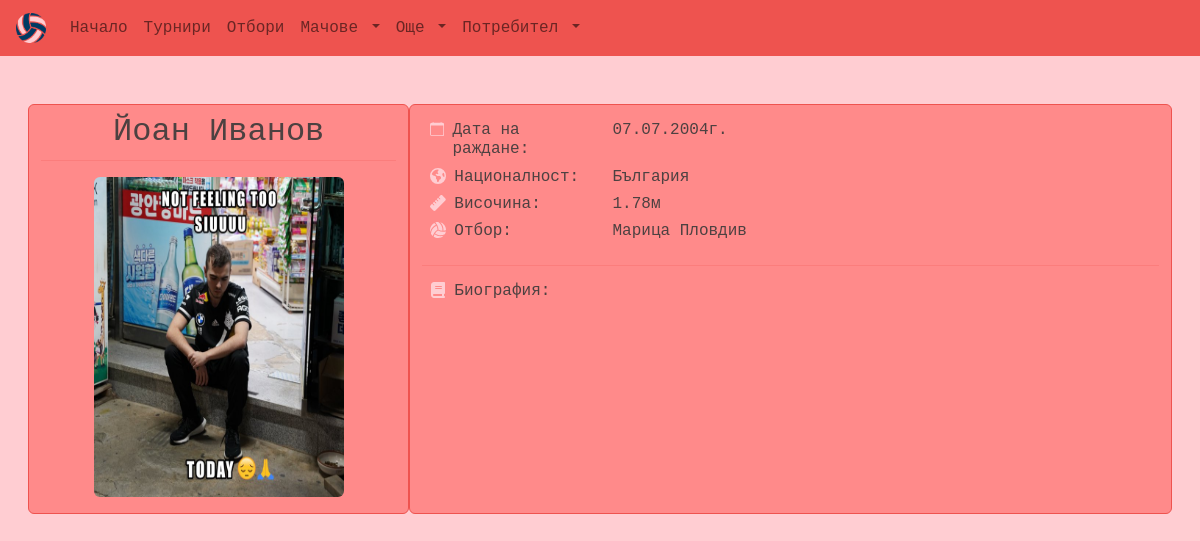
The app's page /players/380b7fab13fd44a9a5bb7c820a894272/ with its own data.
### main/models.py (models this page shows, shortened)
class Player(models.Model):
    POSITIONS = (
        ('L', 'Либеро'),
        ('S', 'Разпределител'),
        ('OH', 'Посрещач'),
        ('OP',  'Диагонал'),
        ('MB', 'Център'),
    )
    id = models.UUIDField(primary_key=True, default=uuid.uuid4, editable=False)
    first_name = models.CharField(max_length=64, null=False, blank=False)
    last_name = models.CharField(max_length=64, null=False, blank=False)
    birth_date = models.DateField(null=True, blank=True)
    nationality = models.CharField(max_length=64, null=False, blank=False)
    height = models.DecimalField(decimal_places=2, max_digits=3, validators=[MinValueValidator(1), MaxValueValidator(3)], null=False, blank = False)
    team = models.ForeignKey(Team, on_delete=models.SET_NULL, null=True, blank=True)
    position = models.CharField(max_length=3, choices=POSITIONS, null=True, blank=True)
    photo = models.ImageField(upload_to="players_pics", null=True, blank=True)
    description = models.TextField(null=True, blank=True)
    class Meta:
        ordering=['team', 'last_name']

class Team(models.Model):
    id = models.UUIDField(primary_key=True, default=uuid.uuid4, editable=False)
    name = models.CharField(max_length=64, null=False, blank=False)
    coach = models.CharField(max_length=64, null=True, blank=True)
    founded_in = models.DateField(null=True, blank=True)
    location = models.CharField(max_length=64, null=False, blank=False)
    picture = models.ImageField(upload_to="teams_pics", null=True, blank=True)
    description = models.TextField(null=True, blank=True)
    class Meta:
        ordering = ['name']

### main/views/views_players.py (the view)
# urls.py: path('players/<str:pk>/', views.player_info, name='player_info'),
def player_info(request, pk):
    player = Player.objects.get(id=pk)
    context = {"player": player}
    return render(request, "main/info_templates/player_info.html", context)

### main/templates/main/info_templates/player_info.html (shortened to what this page needs)
{% extends 'base.html' %}
{% block content %}
<main class="container-fluid">
    <div class="row mt-5 mx-3 mw-100 h-100">
        <div class="col-lg-4 bg-sec text-center border-main rounded">
            <h2 class="pt-2">{{player.first_name}} {{player.last_name}}</h2>
            <hr class="mt-0" style="color: var(--main-color)">
            <img class="mb-3 rounded" width="250px" height="320px" src="{{player.photo.url}}" />
        </div>
        <div class="col-lg-8 bg-sec text-left border-main rounded pt-3">
            <div class="d-flex row">
                <div class="col-lg-3 d-flex">
                    <svg xmlns="http://www.w3.org/2000/svg" width="16" height="16" fill="currentColor" class="mx-2"
                        viewBox="0 0 16 16">
                        <path
                            d="M3.5 0a.5.5 0 0 1 .5.5V1h8V.5a.5.5 0 0 1 1 0V1h1a2 2 0 0 1 2 2v11a2 2 0 0 1-2 2H2a2 2 0 0 1-2-2V3a2 2 0 0 1 2-2h1V.5a.5.5 0 0 1 .5-.5zM1 4v10a1 1 0 0 0 1 1h12a1 1 0 0 0 1-1V4H1z" />
                    </svg>
                    <h5 class="h6">Дата на раждане:</h5>
                </div>
                <div class="col-lg-9">
                    <h5 class="h6">{{player.birth_date|date:"d.m.Y"}}г.</h5>
                </div>
            </div>
            <div class="d-flex row">
                <div class="col-lg-3 d-flex">
                    <h5 class="h6">Националност:</h5>
                </div>
                <div class="col-lg-9">
                    <h5 class="h6">{{player.nationality}}</h5>
                </div>
            </div>
            <div class="d-flex row">
                <div class="col-lg-3 d-flex">
                    <h5 class="h6">Височина:</h5>
                </div>
                <div class="col-lg-9">
                    <h5 class="h6">{{player.height}}м</h5>
                </div>
            </div>
            <div class="d-flex row">
                <div class="col-lg-3 d-flex">
                    <h5 class="h6">Отбор:</h5>
                </div>
                <div class="col-lg-9">
                    <h5 class="h6">{{player.team.name}}</h5>
                </div>
            </div>
            <hr style="color: var(--main-color)">
            <div class="d-flex">
                <h5 class="h6">Биография:</h5>
            </div>
        </div>
    </div>
</main>
{% endblock %}

### static/styles/style.css (style rules this page uses)
:root { --bg-color: #ffcdd2; --font-color: #4d4141; --main-color: #ee534f; --sec-color: #ff8a8a; }
* { margin: 0; padding: 0; font-family: Andale Mono, monospace; font-style: normal; }
body { background-color: var(--bg-color) !important; color: var(--font-color) !important; }
svg { fill: var(--bg-color); }
.bg-sec { background-color: var(--sec-color); }
.border-main { border: 1px solid var(--main-color); }

### records on screen
Player: first_name "Йоан", last_name "Иванов", photo (picture), birth_date "07.07.2004", nationality "България", height "1.78", team.name "Марица Пловдив"
